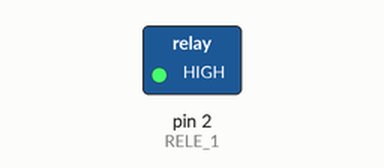
Simulated run of this sketch. Board: Arduino Uno, built with avr-gcc and run on an emulated ATmega328P. On the bench: switched loads named in the sketch (green lamp = pin HIGH).

Above: at 1.0 s.
At 3.0 s:
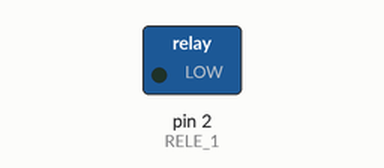
Timing chart, 0 to 5.2 s (numbered marks = the images above):
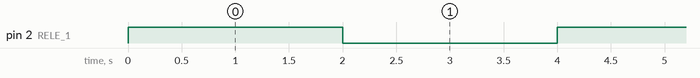

The sketch:

rele101.ino
```cpp
const int RELE_1 = 2;

void setup() {
  pinMode(RELE_1, OUTPUT);
  digitalWrite(RELE_1, LOW);  // relé OFF al inicio
}

void loop() {
  digitalWrite(RELE_1, HIGH);  // activa relé (High Level Trigger)
  delay(2000);
  digitalWrite(RELE_1, LOW);
  delay(2000);
}
```

Measured:
- by itself, pin 2 (RELE_1): alternates HIGH for 2.0 s and LOW for 2.0 s
